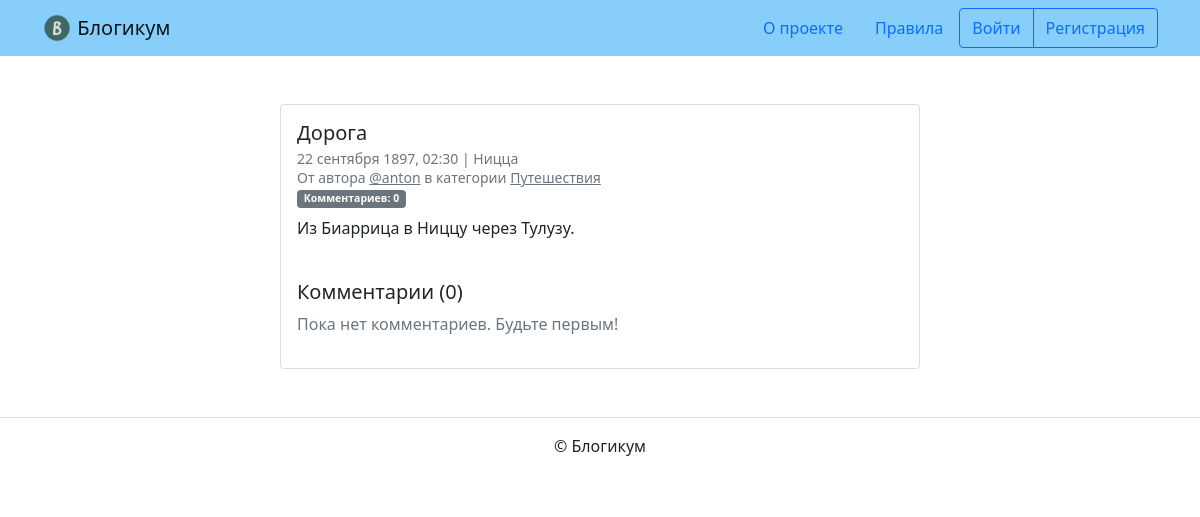
/posts/18/, run on an earlier commit of the app's database.
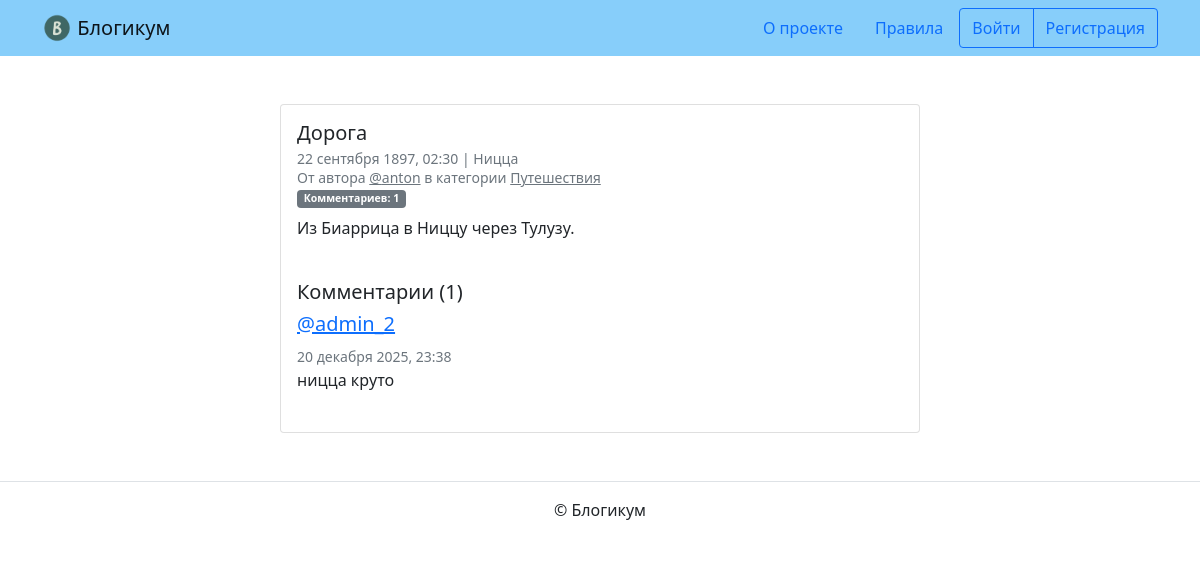
And on a later commit of the database.
### blog/models.py (models this page shows, shortened)
class Post(models.Model):
    title = models.CharField(
        max_length=256,
        verbose_name='Заголовок'
    )
    text = models.TextField(verbose_name='Текст')
    pub_date = models.DateTimeField(
        verbose_name='Дата и время публикации',
        help_text='Если установить дату и время в будущем — '
                  'можно делать отложенные публикации.'
    )
    author = models.ForeignKey(
        User,
        on_delete=models.CASCADE,
        verbose_name='Автор публикации',
        related_name='posts'
    )
    location = models.ForeignKey(
        Location,
        on_delete=models.SET_NULL,
        null=True,
        blank=True,
        verbose_name='Местоположение'
    )
    category = models.ForeignKey(
        Category,
        on_delete=models.SET_NULL,
        null=True,
        verbose_name='Категория',
        related_name='posts'
    )
    is_published = models.BooleanField(
        default=True,
        verbose_name='Опубликовано',
        help_text='Снимите галочку, чтобы скрыть публикацию.'
    )
    created_at = models.DateTimeField(
        auto_now_add=True,
        verbose_name='Добавлено'
    )
    image = models.ImageField(
        'Изображение',
        upload_to='posts_images/',
        blank=True,
        null=True
    )
    objects = models.Manager()
    published = PublishedManager()
    class Meta:
        verbose_name = 'публикация'
        verbose_name_plural = 'Публикации'
        ordering = ['-pub_date']

class Location(models.Model):
    name = models.CharField(
        max_length=256,
        verbose_name='Название места'
    )
    is_published = models.BooleanField(
        default=True,
        verbose_name='Опубликовано',
        help_text='Снимите галочку, чтобы скрыть публикацию.'
    )
    created_at = models.DateTimeField(
        auto_now_add=True,
        verbose_name='Добавлено'
    )
    class Meta:
        verbose_name = 'местоположение'
        verbose_name_plural = 'Местоположения'

class Category(models.Model):
    title = models.CharField(
        max_length=256,
        verbose_name='Заголовок'
    )
    description = models.TextField(verbose_name='Описание')
    slug = models.SlugField(
        unique=True,
        verbose_name='Идентификатор',
        help_text='Идентификатор страницы для URL; '
                  'разрешены символы латиницы, цифры, дефис и подчёркивание.'
    )
    is_published = models.BooleanField(
        default=True,
        verbose_name='Опубликовано',
        help_text='Снимите галочку, чтобы скрыть публикацию.'
    )
    created_at = models.DateTimeField(
        auto_now_add=True,
        verbose_name='Добавлено'
    )
    class Meta:
        verbose_name = 'категория'
        verbose_name_plural = 'Категории'

class Comment(models.Model):
    text = models.TextField('Текст комментария')
    post = models.ForeignKey(
        Post,
        on_delete=models.CASCADE,
        related_name='comments',
        verbose_name='Публикация'
    )
    author = models.ForeignKey(
        User,
        on_delete=models.CASCADE,
        related_name='comments',
        verbose_name='Автор'
    )
    created_at = models.DateTimeField(
        auto_now_add=True,
        verbose_name='Дата и время публикации'
    )
    class Meta:
        verbose_name = 'комментарий'
        verbose_name_plural = 'Комментарии'
        ordering = ['created_at']  # Сортировка от старых к новым

### blog/views.py (the view)
# urls.py: path('posts/<int:post_id>/', views.post_detail, name='post_detail'),
def post_detail(request, post_id):
    post = get_object_or_404(Post, id=post_id)
    if request.user != post.author and not request.user.is_superuser:
        try:
            published_post = Post.objects.get(
                id=post_id,
                is_published=True
            )
        except Post.DoesNotExist:
            raise Http404("Этот пост снят с публикации")
        post = published_post
    comments = post.comments.all()
    comment_form = None
    if request.user.is_authenticated:
        comment_form = CommentForm()
    context = {
        'post': post,
        'comments': comments,
        'comment_form': comment_form,
    }
    return render(request, 'blog/detail.html', context)

### templates/blog/detail.html (shortened to what this page needs)
{% extends "base.html" %}
{% load django_bootstrap5 %}
{% block content %}
  <div class="col d-flex justify-content-center">
    <div class="card" style="width: 40rem;">
      <div class="card-body">
        <h5 class="card-title">{{ post.title }}</h5>
        <h6 class="card-subtitle mb-2 text-muted">
          <small>
            {{ post.pub_date|date:"d E Y, H:i" }} | {% if post.location and post.location.is_published %}{{ post.location.name }}{% else %}Планета Земля{% endif %}<br>
            От автора <a class="text-muted" href="{% url 'pages:profile' post.author.username %}">@{{ post.author.username }}</a> в
            категории {% include "includes/category_link.html" %}
            <br>
            <span class="badge bg-secondary">
               Комментариев: {{ post.comments.count }}
            </span>
          </small>
        </h6>
        <p class="card-text">{{ post.text|linebreaksbr }}</p>
        {% if not is_delete_confirmation %}
          {% include "includes/comments.html" %}
        {% endif %}
      </div>
    </div>
  </div>
{% endblock %}

### templates/includes/category_link.html
<a class="text-muted" href="{% url 'blog:category_posts' post.category.slug %}">
  {{ post.category.title }}
</a>

### templates/includes/comments.html (shortened to what this page needs)
{% if user.is_authenticated %}
  {% load django_bootstrap5 %}
{% endif %}
<br>
<h5>Комментарии ({{ post.comments.count }})</h5>
{% for comment in comments %}
  <div class="media mb-4">
    <div class="media-body">
      <h5 class="mt-0">
        <a href="{% url 'pages:profile' comment.author.username %}" name="comment_{{ comment.id }}">
          @{{ comment.author.username }}
        </a>
      </h5>
      <small class="text-muted">{{ comment.created_at|date:"d E Y, H:i" }}</small>
      <br>
      {{ comment.text|linebreaksbr }}
    </div>
  </div>
{% empty %}
  <p class="text-muted">Пока нет комментариев. Будьте первым!</p>
{% endfor %}

What changed in the data, as far as the page shows it:
computed for Post "Дорога": comments.count "0" → "1"
added Comment: author.username "admin_2", created_at "20 декабря 2025, 23:38", text "ницца круто"
Also different on the page:
text no longer shown: "Пока нет комментариев. Будьте первым!"
